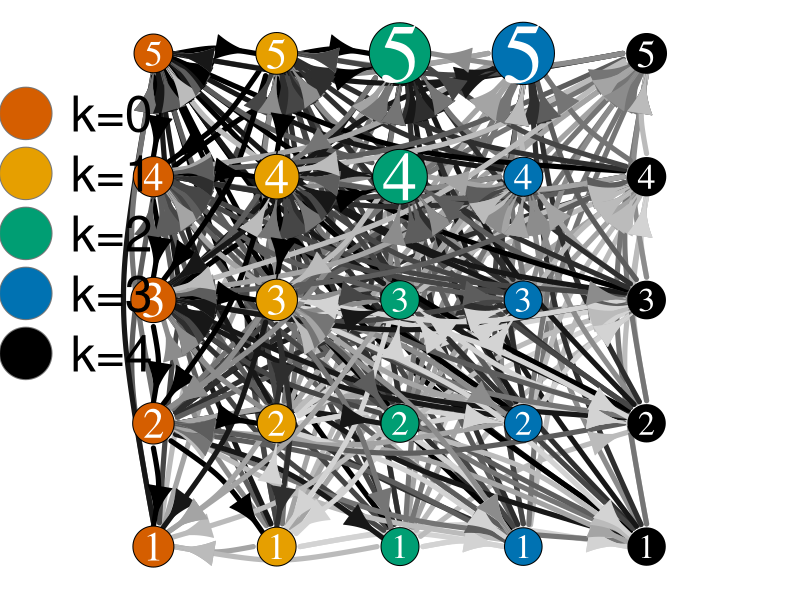

The R source for this figure:

library(ggplot2)
library(igraph)
library(ggraph)
library(RColorBrewer)

nodes <- read.csv("ctpnodesB03.txt", header=T, as.is=T)
links <- read.csv("ctpedgesB03.txt", header=T, as.is=T)
links[,3] <- round(links[,3],3) 
links <-links[links["weight"] >1,]

par(mar=c(0,0,0,0))
net <- graph_from_data_frame(d=links, vertices=nodes, directed=T)
strength(net,mode="in")
strength(net,mode="out")

group_color_nodes <-  c("#D55E00","#E69F00","#009E73","#0072B2","#000000")
V(net)$color <- adjustcolor(group_color_nodes[V(net)$k+1],1.0)
V(net)[24]$color <- adjustcolor(group_color_nodes[V(net)[24]$k+1])
V(net)$frame.color <- "#000000"
V(net)$frame <- 5
V(net)$label <- V(net)$b+1
V(net)$label.cex <- 2+ 15*V(net)$sd
V(net)$size <- V(net)$sd*50 + 15
V(net)$label.color <- "white"


n_bins<-10
sn_colorrange <- colorRampPalette(c("lightgray","black"))
sn_color <- sn_colorrange(n_bins)

E(net)$color<-sn_color[cut_number(E(net)$weight,n_bins)]
E(net)$width <-5
E(net)$arrow.size <- 2


l1 <- layout_on_grid(net)
l2 <- layout_with_graphopt(net, charge=1.0)
l3<- layout_on_sphere(net)
plot(net, layout=l1, edge.curved=.2)

legend(x=-1.7, y=1.0, c("k=0","k=1", "k=2", "k=3", "k=4"), pch=21,
       col="#777777", pt.bg=adjustcolor(group_color_nodes, alpha=1.0), pt.cex=7, cex=3.0, bty="n", ncol=1)
